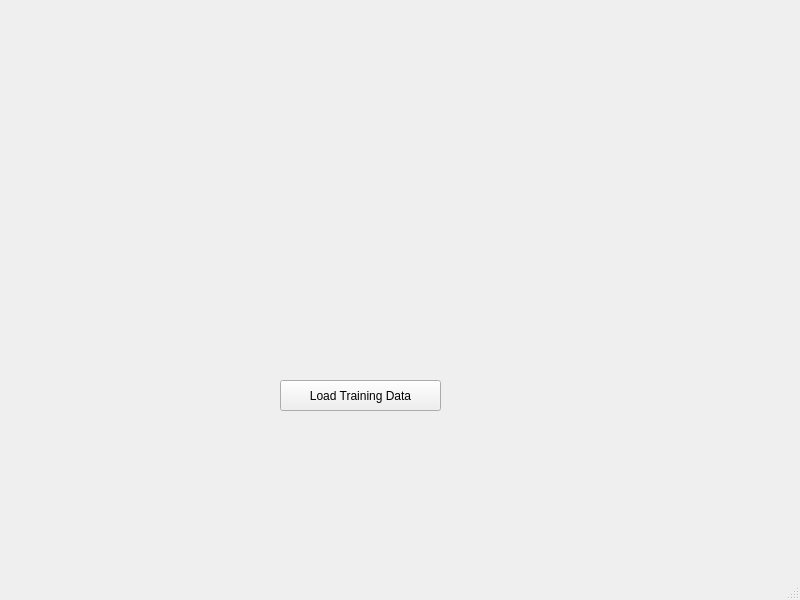
<?xml version="1.0" encoding="UTF-8"?>
<ui version="4.0">
 <class>MainWindow</class>
 <widget class="QMainWindow" name="MainWindow">
  <property name="geometry">
   <rect>
    <x>0</x>
    <y>0</y>
    <width>800</width>
    <height>600</height>
   </rect>
  </property>
  <property name="windowTitle">
   <string>MainWindow</string>
  </property>
  <widget class="QWidget" name="centralwidget">
   <widget class="QPushButton" name="pushButton">
    <property name="geometry">
     <rect>
      <x>280</x>
      <y>380</y>
      <width>161</width>
      <height>31</height>
     </rect>
    </property>
    <property name="text">
     <string>Load Training Data</string>
    </property>
   </widget>
  </widget>
  <widget class="QStatusBar" name="statusbar"/>
 </widget>
 <resources/>
 <connections/>
</ui>
